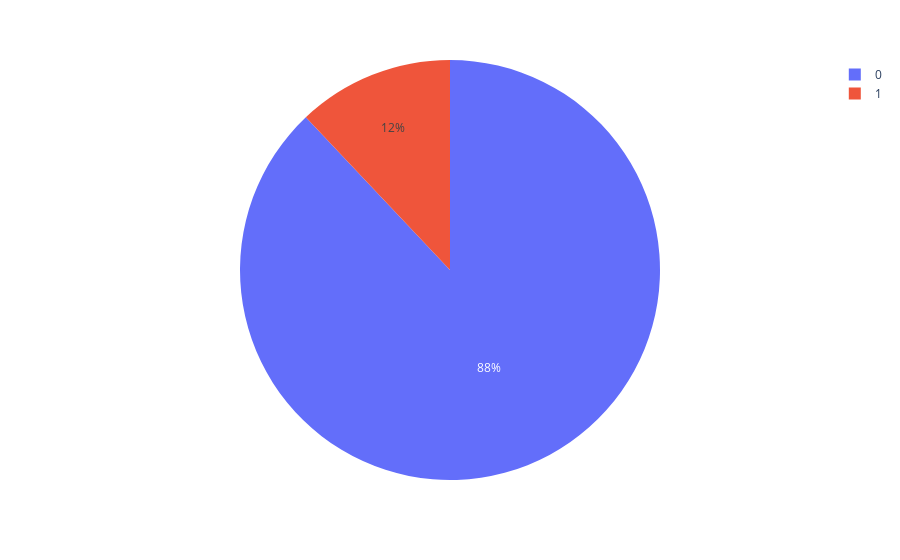

Notebook source saved alongside this figure:
### Markdown cell above
# Gross margin power subscription  loss due to churn

### Code cell
# finding  gross margin loss in power subscription
gross_power_churn=df_merge[['margin_gross_pow_ele','churn']].groupby('churn')['margin_gross_pow_ele'].sum()
px.pie(names=gross_power_churn.index,values=gross_power_churn.values)
# 12 % gross margin on power subscription will be loss

### Figure 1 — Plotly figure (JSON) as saved in the notebook; plotly's stock layout.template omitted (floating-point values rounded to 4 significant figures)
{"data": [{"domain": {"x": [0, 1], "y": [0, 1]}, "hovertemplate": "label=%{label}<br>value=%{value}<extra></extra>", "labels": [0, 1], "legendgroup": "", "name": "", "showlegend": true, "type": "pie", "values": [3785000.0, 518200.0]}], "layout": {"legend": {"tracegroupgap": 0}, "margin": {"t": 60}}}
